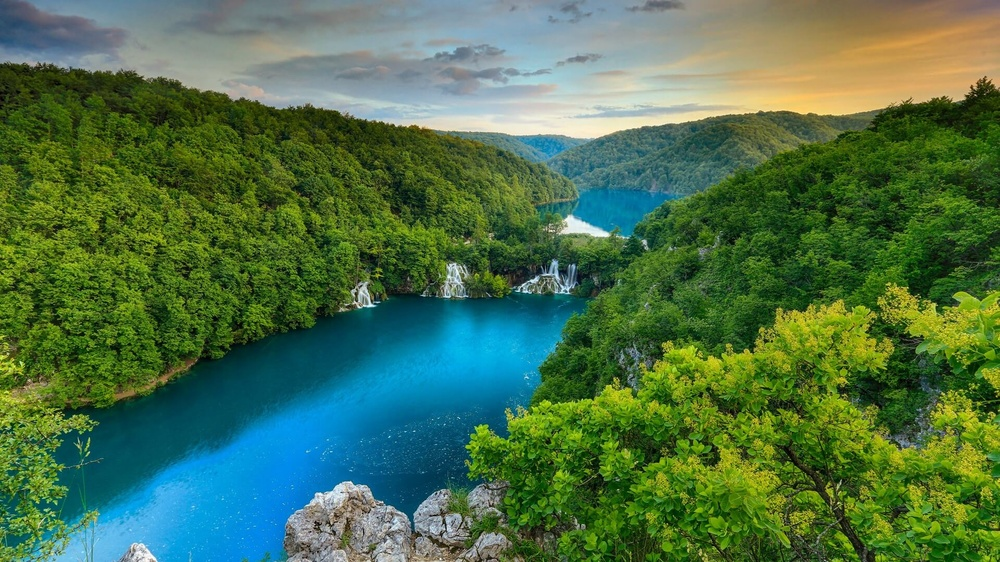
#> input picture K/kmeans-image-segmentation/image.jpg, 1000 x 562 px, shrunk from 1920 x 1080 before the run
$ python kmeans_segmentation.py image.jpg
#> lines starting #> are read from the running program, lines starting #| are printed output that depends on the picture
import cv2
import numpy as np
import matplotlib.pyplot as plt
import sys

# read the image
image = cv2.imread(sys.argv[1])
#> image is the input picture: shape (562, 1000, 3); mean B, G, R 74.3, 112.7, 75.8

# convert to RGB
image = cv2.cvtColor(image, cv2.COLOR_BGR2RGB)

# reshape the image to a 2D array of pixels and 3 color values (RGB)
pixel_values = image.reshape((-1, 3))
# convert to float
pixel_values = np.float32(pixel_values)

# define stopping criteria
criteria = (cv2.TERM_CRITERIA_EPS + cv2.TERM_CRITERIA_MAX_ITER, 100, 0.2)

# number of clusters (K)
k = 3
compactness, labels, (centers) = cv2.kmeans(pixel_values, k, None, criteria, 10, cv2.KMEANS_RANDOM_CENTERS)
#> compactness = 1.87e+09; centers = [[12.13, 134.9, 186.9], [152.5, 160.9, 126.7], [51.08, 86.5, 30.56]]

# convert back to 8 bit values
centers = np.uint8(centers)
#> centers = [[12, 134, 186], [152, 160, 126], [51, 86, 30]]

# flatten the labels array
labels = labels.flatten()

# convert all pixels to the color of the centroids
segmented_image = centers[labels]

# reshape back to the original image dimension
segmented_image = segmented_image.reshape(image.shape)
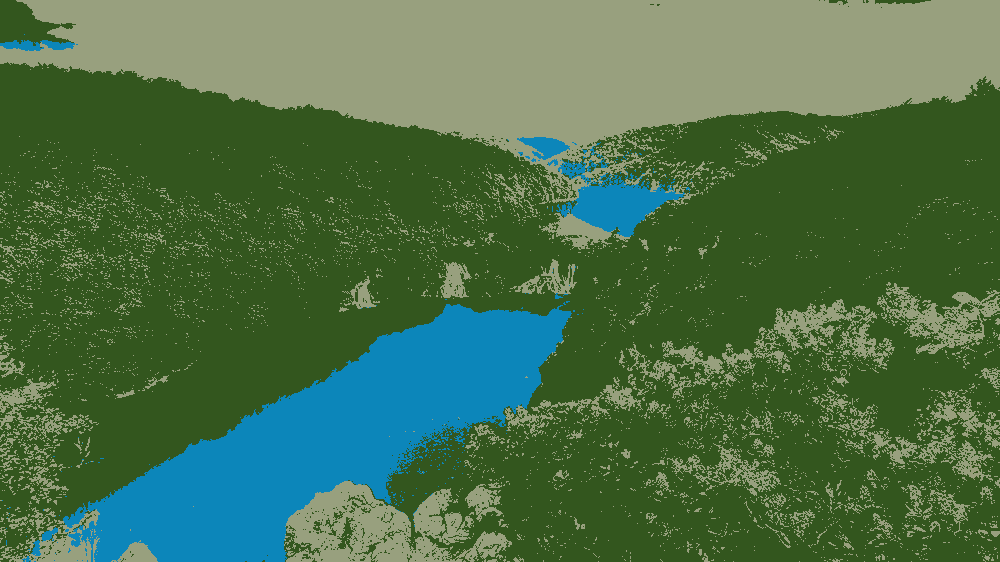
#> segmented_image: shape (562, 1000, 3); mean R, G, B 75.6, 112.1, 73.7

# show the image
plt.imshow(segmented_image)
plt.show()

# disable only the cluster number 2 (turn the pixel into black)
masked_image = np.copy(image)
# convert to the shape of a vector of pixel values
masked_image = masked_image.reshape((-1, 3))
# color (i.e cluster) to disable
cluster = 2
masked_image[labels == cluster] = [0, 0, 0]

# convert back to original shape
masked_image = masked_image.reshape(image.shape)
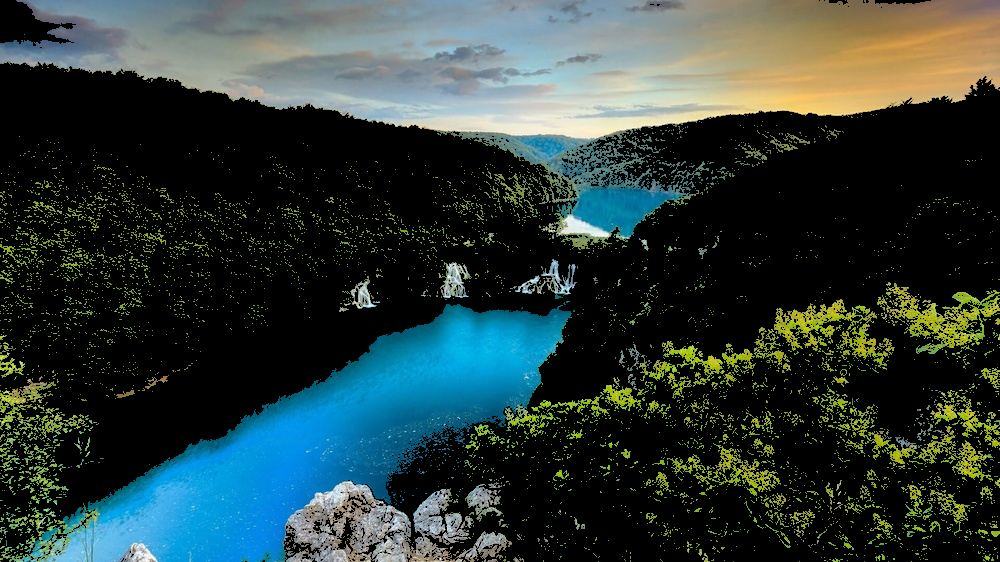
#> masked_image: shape (562, 1000, 3); mean R, G, B 44.6, 59.9, 55.6
# show the image
plt.imshow(masked_image)
plt.show()
